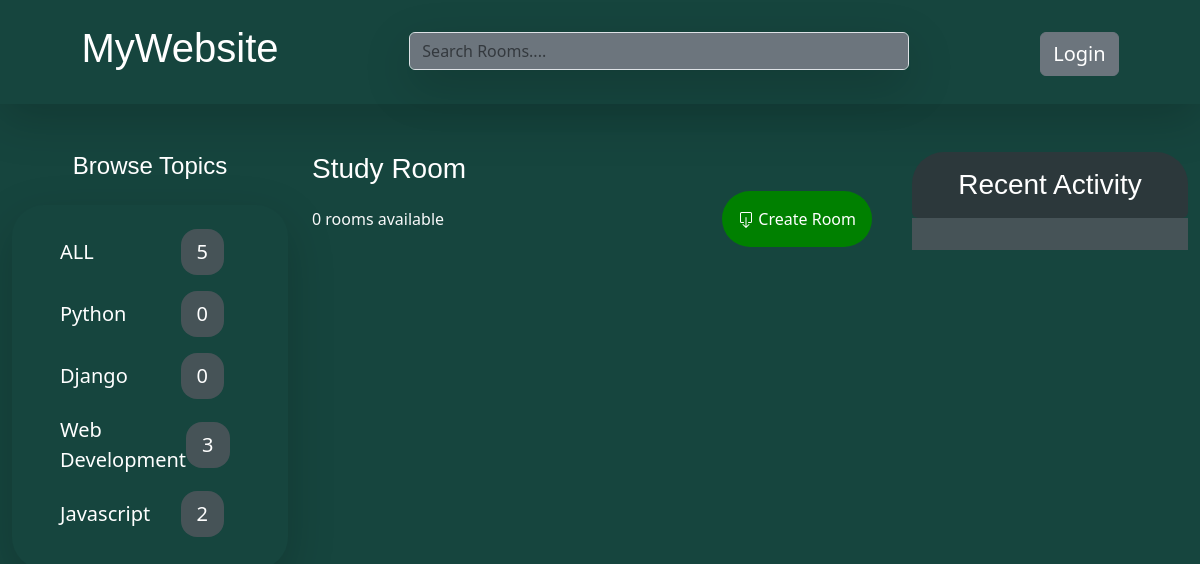
Before: /?q=Django with the older database file.
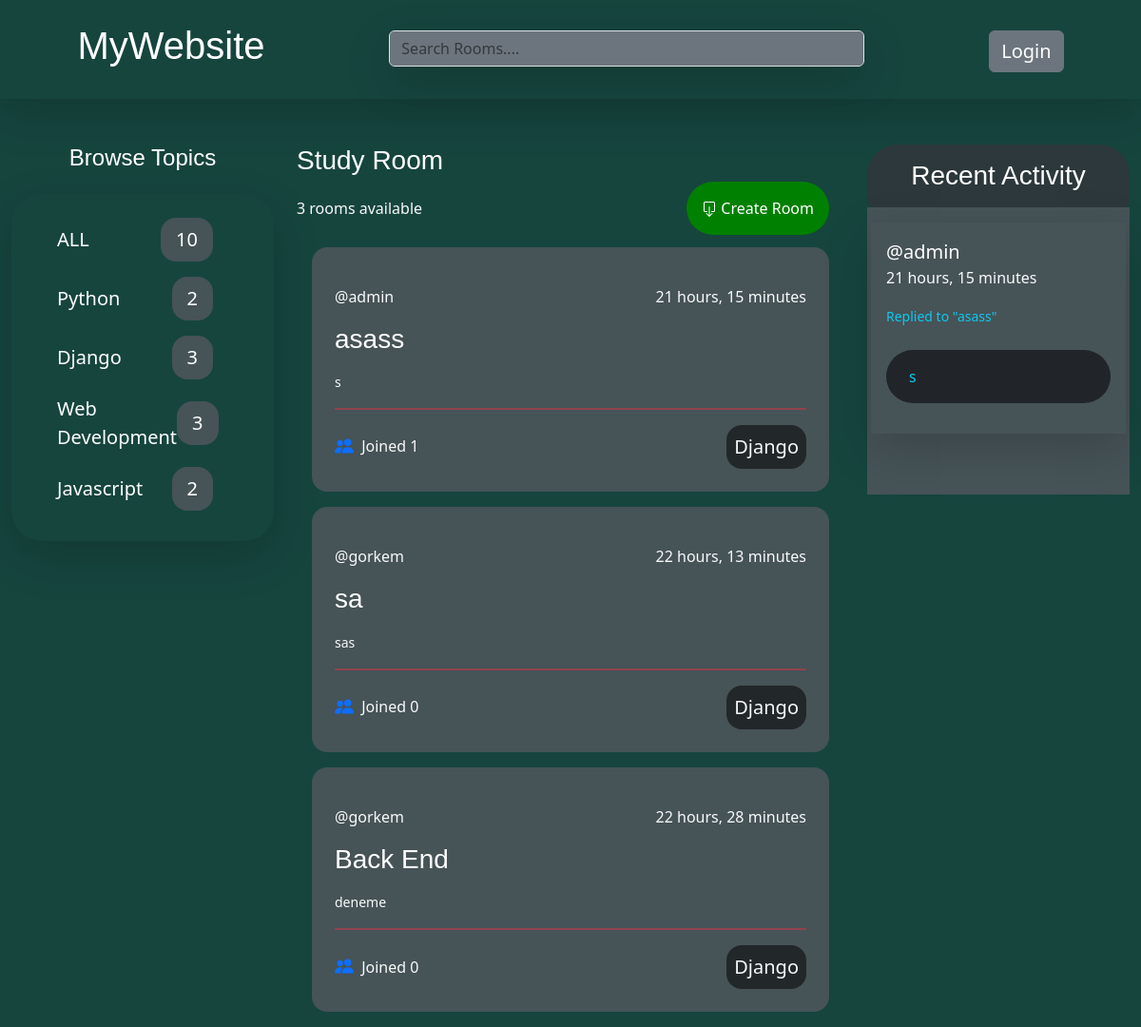
After: the same page with the newer database file.
### base/models.py (models this page shows, shortened)
class Topic(models.Model):
    name = models.CharField(max_length=200)

class Room(models.Model):
    host = models.ForeignKey(User, on_delete=models.SET_NULL, null=True)
    topic = models.ForeignKey(Topic, on_delete=models.SET_NULL, null=True)
    name = models.CharField(max_length=200)
    description = models.TextField(null=True, blank=True)
    participants = models.ManyToManyField(User, related_name='participants',blank=True)
    updated = models.DateTimeField(auto_now=True)
    created = models.DateTimeField(auto_now_add=True)
    class Meta:
        ordering = ['-updated','-created']
    def __str__(self):
        return self.name

class Message(models.Model):
    user = models.ForeignKey(User, on_delete=models.CASCADE)
    room = models.ForeignKey(Room, on_delete=models.CASCADE)
    body = models.TextField()
    updated = models.DateTimeField(auto_now=True)
    created = models.DateTimeField(auto_now_add=True)
    class Meta:
        ordering = ['-updated','-created']

### base/views.py (the view)
# urls.py: path('',views.home,name="home"),
def home(request):
    q = request.GET.get('q') if request.GET.get('q') != None else ''
    all_rooms = Room.objects.all().count()
    rooms = Room.objects.filter(
        Q(topic__name__icontains = q) |
        Q(name__icontains=q) |
        Q(description__icontains=q)
        )
    topics = Topic.objects.all()
    room_messages = Message.objects.filter(Q(room__topic__name__icontains=q))
    context = {
        'rooms':rooms,
        'topics':topics,
        'room_messages':room_messages,
        'all_rooms':all_rooms
               }
    return render(request,'home.html',context)

### templates/home.html
{% extends 'main.html' %}
{% block content %}
    <div class="container-fluid">
        <div class="row ">
            <div class="col-3">
               {% include 'topics_component.html' %}
            </div>
            <div class="col-6">
                <h3>Study Room</h3>
                {% include 'feed_component.html' %}
            </div>
            <div class="col-3">
                {% include 'activity_component.html' %}
            </div>
        </div>
    </div>
{% endblock %}

### templates/topics_component.html (shortened to what this page needs)
<!DOCTYPE html>
<html lang="en">
<head>
</head>
<body>
    <h4 class="text-center mb-4 ">Browse Topics</h4>
    <div class="shadow-lg p-3 mb-5  rounded pt-4 rounded-5 ">
        <ul class="">
            <li class="" style=" list-style-type:none;">
                <a href="{% url 'home' %}" class="d-flex justify-content-between align-items-center fs-5">ALL <span id="span_count" class="text-center me-5 px-3 py-2 rounded-4">{{all_rooms}}</span></a>
            </li>
        </ul>
        {% for topic in topics %}
        <ul>
            <li  style=" list-style-type:none;">
                <a href="{% url 'home' %}?q={{topic.name}}" class="d-flex justify-content-between align-items-center fs-5 mt-3">{{topic.name}} <span id="span_count"  class="text-center me-5 px-3 py-2 rounded-4">{{topic.room_set.all.count}}</span></a>
            </li>
        </ul>
        {% endfor %}
    </div>
</body>
</html>

### templates/feed_component.html (shortened to what this page needs)
        <div class="w-100 d-flex justify-content-between mb-3 align-items-center " style="height: 50px;">
            <p class="text-light text-center mt-3">{{rooms.all.count}} rooms available</p>
            <a href="{% url 'create-room'%}" style="background-color: green;" class="p-3  rounded-5 me-3">
                 Create Room
            </a>
        </div>
        {% for room in rooms %}
            <div id="rooms" class="p-4 m-3 rounded-4">
                <div class="d-flex justify-content-between align-items-center">
                    <a href="{% url 'user-profile' room.host.id %}" class="fs-6  text-center text-light">@{{room.host.username}}</a>
                    <span class="text-center text-light fs-6">{{room.created|timesince}}</span>
                </div>
                <div class="my-3">
                    <h3><a href="{% url 'room' room.id %}">{{room.name}}</a></h3>
                </div>
                <div>
                    <small class="text-light ">{{room.description}}</small><br>
                </div>
                <hr class="border border-danger border-1 opacity-50">
                <div class="d-flex justify-content-between align-items-center">
                    <span class="text-light">
                        Joined
                      {{room.participants.count}}
                    </span>
                    <span class="fs-5 text-light  p-2 rounded-4" style="background-color: #222729;">{{room.topic.name}}</span>
                </div>
            </div>
        {% endfor %}

### templates/activity_component.html (shortened to what this page needs)
<!DOCTYPE html>
<html lang="en">
<head>
</head>
<body>
        <div style="background-color: #2c383b;" class="p-2 rounded-bottom rounded-5 ">
            <h3 class="text-center mt-2">Recent Activity</h3>
        </div>
        <div style="background-color:#465357;" class=" py-3 ">
                {% for message in room_messages %}
                    <div class="shadow-lg p-3 mb-5 mx-1 mb-3 ">
                        <div>
                            <small class=""><a href="{% url 'user-profile' message.user.id %}" class="fs-5 me-5 mb-3">@{{message.user}}</a><br><p class="text-light fs-6">{{message.created|timesince}}</p></small>
                        </div>
                        <div>
                            <small class="text-info">Replied to "{{message.room}}"</small>
                        </div>
                        <div >
                            <p class="text-info bg-dark p-3 ps-4 mt-4 rounded-5">{{message.body}}</p>
                        </div>
                    </div>
                {% endfor %}
        </div>
</body>
</html>

Changed rows visible on the page:
computed for Topic "Python": room_set.all.count "0" → "2"
computed for Topic "Django": room_set.all.count "0" → "3"
added Room: host.username "admin", created "21 hours, 15 minutes", name "asass", description "s", participants.count "1", topic.name "Django"
added Room: host.username "gorkem", created "22 hours, 13 minutes", name "sa", description "sas", participants.count "0", topic.name "Django"
added Room: host.username "gorkem", created "22 hours, 28 minutes", name "Back End", description "deneme", participants.count "0", topic.name "Django"
added Message: user "admin", created "21 hours, 15 minutes", room "asass", body "s"
Other visible differences:
{{ all_rooms }}: "5" → "10"
{{ rooms.all.count }}: "0" → "3"
